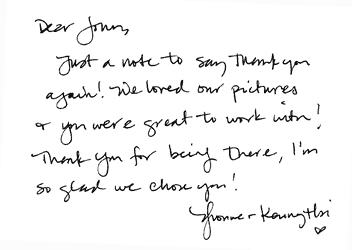
#> input picture test_data/test_3_handwritten.jpg, 352 x 250 px
$ python t2.py
#> lines starting #> are read from the running program, lines starting #| are printed output that depends on the picture; after the words box and inside, x2 and y2 are one past the last pixel; in counts of white or black regions, pixels touching at a corner belong together; long printed decimals are rounded
#> the answer given: test_data/test_3_handwritten.jpg
#> in processImage, img is the input picture: shape (250, 352); min 0, max 255, mean 243.2
import cv2
import numpy as np
from random import Random
import math
import imutils

from tkinter import Tk
from tkinter.filedialog import askopenfilename

random = Random()

# Settings
thMode = 2  # 0 - BASIC, 1 - ADAPTIVE, 2 - SINKING
thLevel = 235

maxMergeDist = 3
apostArea = 15
angleGlob = 0


# Creates a filtered binary image
def threshold(inImg):
    global angleGlob
    if thMode == 0:
        thVal, thImg = cv2.threshold(inImg, thLevel, 255, cv2.THRESH_BINARY)
        return thImg
    elif thMode == 1:
        return cv2.adaptiveThreshold(inImg, 255, cv2.ADAPTIVE_THRESH_GAUSSIAN_C, cv2.THRESH_BINARY, 115, 1)
    elif thMode == 2:
        ret, angleGlob = sinkMethod(inImg)
        return ret

    return None


def sinkMethod(img):
    height, width = img.shape
#> height = 250; width = 352
    area = 255
    thresholdNo = 35
    lowerthreshold = 200
    lowestvalue = 0
    myset = set()
    threshImg = img.copy()
    threshImg[:, :] = lowestvalue
#> threshImg: shape (250, 352); every value is 0
    threshImg[0, 0] = area
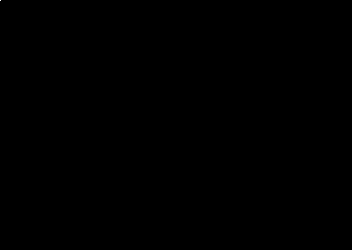
#> threshImg: shape (250, 352); 0% white in thin lines or dots, all inside (x1, y1, x2, y2) = (0, 0, 1, 1)
    myset.add((0, 0))
    while len(myset) != 0:
        currentY, currentX = myset.pop()
        if currentY - 1 >= 0 and threshImg[currentY - 1, currentX] == lowestvalue and img[currentY - 1, currentX] >= lowerthreshold and abs(int(img[currentY, currentX]) - int(img[currentY - 1, currentX])) <= thresholdNo:
            threshImg[currentY - 1, currentX] = area
            myset.add((currentY - 1, currentX))
        if currentY - 1 >= 0 and currentX - 1 >= 0 and threshImg[currentY - 1, currentX - 1] == lowestvalue and img[currentY - 1, currentX - 1] >= lowerthreshold and  abs(int(img[currentY, currentX]) - int(img[currentY - 1, currentX - 1])) <= thresholdNo:
            threshImg[currentY - 1, currentX - 1] = area
            myset.add((currentY - 1, currentX - 1))
        if currentX - 1 >= 0 and threshImg[currentY, currentX - 1] == lowestvalue and img[currentY, currentX - 1] >= lowerthreshold and abs(int(img[currentY, currentX]) - int(img[currentY, currentX - 1])) <= thresholdNo:
            threshImg[currentY, currentX - 1] = area
            myset.add((currentY, currentX - 1))
        if currentY + 1 < height and currentX - 1 >= 0 and threshImg[currentY + 1, currentX - 1] == lowestvalue and img[currentY + 1, currentX - 1] >= lowerthreshold and abs(int(img[currentY, currentX]) - int(img[currentY + 1, currentX - 1])) <= thresholdNo:
            threshImg[currentY + 1, currentX - 1] = area
            myset.add((currentY + 1, currentX - 1))
        if currentY + 1 < height and threshImg[currentY + 1, currentX] == lowestvalue and img[currentY + 1, currentX] >= lowerthreshold and abs(int(img[currentY, currentX]) - int(img[currentY + 1, currentX])) <= thresholdNo:
            threshImg[currentY + 1, currentX] = area
            myset.add((currentY + 1, currentX))
        if currentY + 1 < height and currentX + 1 < width and threshImg[currentY + 1, currentX + 1] == lowestvalue and img[currentY + 1, currentX + 1] >= lowerthreshold and abs(int(img[currentY, currentX]) - int(img[currentY + 1, currentX + 1])) <= thresholdNo:
            threshImg[currentY + 1, currentX + 1] = area
            myset.add((currentY + 1, currentX + 1))
        if currentX + 1 < width and threshImg[currentY, currentX + 1] == lowestvalue and img[currentY, currentX + 1] >= lowerthreshold and abs(int(img[currentY, currentX]) - int(img[currentY, currentX + 1])) <= thresholdNo:
            threshImg[currentY, currentX + 1] = area
            myset.add((currentY, currentX + 1))
        if currentY - 1 >= 0 and currentX + 1 < width and threshImg[currentY - 1, currentX + 1] == lowestvalue and img[currentY - 1, currentX + 1] >= lowerthreshold and abs(int(img[currentY, currentX]) - int(img[currentY - 1, currentX + 1])) <= thresholdNo:
            threshImg[currentY - 1, currentX + 1] = area
            myset.add((currentY - 1, currentX + 1))
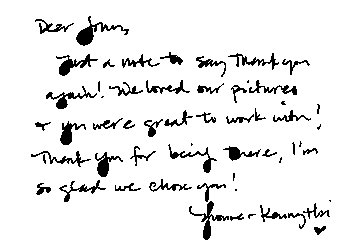
#> threshImg: shape (250, 352); 92.6% white; 58 black regions (12 under 20 px), largest, box (x1, y1, x2, y2) and area: (76, 16, 129, 46) 403, (189, 201, 229, 240) 340, (56, 54, 98, 76) 316
#> after the loop, myset = 0 items

    threshImg = cv2.threshold(threshImg, 128, 255, cv2.THRESH_BINARY)[1]

    kern = cv2.getStructuringElement(cv2.MORPH_CROSS, (2, 2))
    linedetectimg = threshImg.copy()
    for i in range(0, 10):
        linedetectimg = cv2.erode(linedetectimg, kern)
#> linedetectimg: shape (250, 352); 66.9% white; 6 black regions, box (x1, y1, x2, y2) and area: (31, 53, 341, 250) 23605, (56, 16, 193, 86) 3758, (35, 19, 84, 44) 767, (292, 141, 328, 165) 572, (35, 122, 61, 141) 302, (317, 124, 331, 140) 136

    cv2.imshow("erode", linedetectimg)

    linedetectimg = cv2.Canny(linedetectimg, 100, 200, None, 5, True)
#> linedetectimg: shape (250, 352); 5.8% white in thin lines or dots, all inside (x1, y1, x2, y2) = (30, 15, 341, 250)
    linesP = cv2.HoughLinesP(linedetectimg, 1, np.pi / 180, 50, None, 50, 10)
#> linesP = [[115, 200, 179, 198], [241, 165, 318, 162], [139, 102, 219, 101], [205, 132, 272, 128], [102, 76, 157, 75], [81, 140, 132, 137], [197, 74, 310, 74], [77, 75, 150, 75], [176, 183, 241, 183], [81, 138, 146, 135], [273, 131, 330, 124], [221, 167, 305, 164]]
    linedetectimg = cv2.cvtColor(linedetectimg, cv2.COLOR_GRAY2BGR)
    l = linesP[0][0]
#> l = [115, 200, 179, 198]
    cv2.line(linedetectimg, (l[0], l[1]), (l[2], l[3]), (0, 0, 255), 2, cv2.LINE_AA)
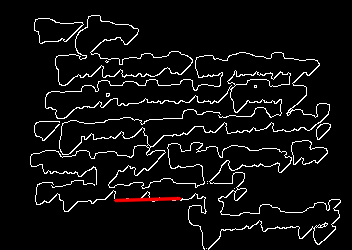
#> linedetectimg: shape (250, 352, 3); mean B, G, R 14.5, 14.5, 15.1
    cv2.imshow("line", linedetectimg)
    angle = (math.atan((l[1] - l[3]) / (l[0] - l[2])) * 180 / math.pi)
#> angle = -1.79

    print(angle)
#| -1.790
    cv2.imshow('Sink', threshImg)

    cv2.waitKey(0)
    cv2.destroyWindow('Sink')
    cv2.destroyWindow('line')
    cv2.destroyWindow('erode')
    return threshImg, angle


# [5 lines left out: function safe_sample, not called in this run]


# Finds horizontal lines in an image, returns an array of line images
def getLines(inImg, showLines=False):
#> called with showLines = True
    lineStartY = -1

    lines = []

    height, width = inImg.shape
#> height = 250; width = 352
    for y in range(0, height):
        numBlackPixels = width - cv2.countNonZero(inImg[y])

        if numBlackPixels > 0:
            if lineStartY == -1:
                lineStartY = y

        if numBlackPixels <= 0:
            if lineStartY > -1:
                lines.append((lineStartY, y))
                lineStartY = -1
#> this loop made 250 passes
#> numBlackPixels on passes 1 to 12: 0, 0, 0, 0, 0, 0, 0, 0, 0, 0, 0, 0
#> after the loop, lineStartY = -1; lines = [(16, 46), (52, 77), (80, 240)]

    if lineStartY > -1:
        lines.append((lineStartY, y))

    imgLines = []
    for i in range(0, len(lines)):
        startY, endY = lines[i]

        imgLines.append((inImg[startY:endY, 0:width], startY))
#> this loop made 3 passes
#> after the loop, imgLines = 3 items

    if showLines:
        sy = 0
        for i in range(0, len(lines)):
            startY, endY = lines[i]
            cv2.rectangle(inImg, (0, sy + 1), (width, startY - 1), 200, cv2.FILLED)
            sy = endY + 1
#> this loop made 3 passes
#> (startY, endY, sy) on passes 1 to 3: (16, 46, 47), (52, 77, 78), (80, 240, 241)

        cv2.rectangle(inImg, (0, sy - 1), (width, height), 200, cv2.FILLED)
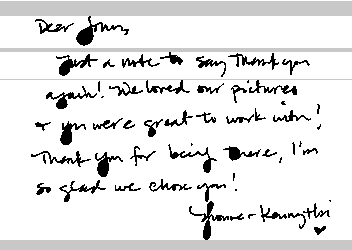
#> inImg: shape (250, 352); min 0, max 255, mean 229.6

    return imgLines


# Checks if rectangle 'a' is inside rectangle 'b'
def rect_inside(a, b):
    aleft, atop, aright, abottom = a
    bleft, btop, bright, bbottom = b

    return ((bleft >= aleft) and (btop >= atop) and (bright <= aright) and (bbottom <= abottom))


# Finds the distance between two contours
# [80 lines left out: functions contour_dist, merge_rects, merge_pass, not called in this run]


# Filters contour lists to find separated pixel regions
def filter_contours(list, xMax, yMax):
    proc = []

    # Create a (countour, rectangle, processed) tuple of each contour, where
    # rectangle is a (left, top, right, bottom) BB of the contour
    for cont in list:
        rl = xMax
        rt = yMax
        rr = 0
        rb = 0
        for p in cont:
            px = p[0][0]
            py = p[0][1]

            if px < rl: rl = px
            if px > rr: rr = px

            if py < rt: rt = py
            if py > rb: rb = py

        proc.append((cont, (rl, rt, rr, rb), False))

    # Go through each item and see if it contains any other item
    # If it does, the smaller BB is possibly a hole (ex. the inside of O), mark it as processed
    for i in range(0, len(proc)):
        contour, rect, processed = proc[i]
        if processed: continue

        for j in range(0, len(proc)):
            if i == j: continue

            contour2, rect2, processed2 = proc[j]

            if rect_inside(rect, rect2):
                proc[j] = (contour2, rect2, True)

    # Convert the item list into (contour, rectangle) tuples
    # Only return items which are not processed, these are very the BBs of letters
    preFilter = []
    for contour, rect, processed in proc:
        if processed: continue

        preFilter.append(([contour], rect))

    # Merge rectangles until none can be merged
    merged = preFilter
    merging = False  # TODO: Fix apostrophe merging

    while merging:
        mergeResult, modified = merge_pass(merged)
        if modified:
            merged = mergeResult
        else:
            merging = False

    return merged


# Returns a random color
def random_color():
    return (int(random.random() * 100) + 75, int(random.random() * 100) + 75, int(random.random() * 100) + 75)


# Processes a line of characters
def process_line(image):
    # Create an inverted version of the image
    invImage = image.copy()
    for x in range(image.shape[0]):
        for y in range(image.shape[1]):
            invImage[x, y] = 255 - image[x, y]

    # Find contours in the inverted image
    contours, hierarchy = cv2.findContours(invImage, cv2.RETR_TREE, cv2.CHAIN_APPROX_SIMPLE)

    # Filter the contours to find BBs of characters
    height, width = image.shape
    items = filter_contours(contours, width, height)

    # Draw the data
    colorImage = np.zeros((height, width, 3), np.uint8)
    colorImage[:, :] = (255, 255, 255)
    for contour, rect in items:
        left, top, right, bottom = rect
        cv2.rectangle(colorImage, (left, top), (right, bottom), (255, 178, 178), cv2.FILLED)
    # cv2.drawContours(colorImage, contour, -1, random_color(), -1)

    # Copy the real characters to BBs
    colorImage[image == 0] = (0, 0, 0)

    return colorImage


# Main
def processImage(path):
    global processFileName
    processFileName = path

    print(path)

    img = cv2.imread(path, cv2.IMREAD_GRAYSCALE)  # Read the input image
    cv2.imshow("Input", img)
    cv2.imshow("Output", img)

    filter = threshold(img)  # Filter the image
    lineImgs = getLines(filter, True)  # Separate the image into lines
#> lineImgs = 3 items

    height, width = img.shape
#> height = 250; width = 352
    output = np.zeros((height, width, 3), np.uint8)
    output[:, :] = (200, 200, 200)

    for lineIndex in range(0, len(lineImgs)):
        image, y = lineImgs[lineIndex]

        processedLine = process_line(image)
        procHeight, procWidth, layers = processedLine.shape

        output[y:(y + procHeight), 0:procWidth] = processedLine
#> this loop made 3 passes
#> (y, height in process_line, width in process_line) on pass 1: (16, 30, 352)
#> (y, height in process_line, width in process_line) on pass 2: (52, 25, 352)
#> pass 1, in processImage, `processedLine = process_line(image)`:
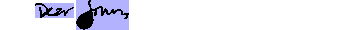
#> processedLine: shape (30, 352, 3); mean of channels 0, 1, 2 241.1, 229.5, 229.5; drawn as B, G, R
#> after the loop:
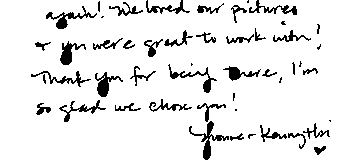
#> image: shape (160, 352); 91.5% white; 49 black regions (12 under 20 px), largest, box (x1, y1, x2, y2) and area: (189, 121, 229, 160) 340, (46, 6, 97, 29) 284, (95, 72, 123, 97) 263

    global angleGlob
    center = (width // 2, height // 2)
    M = cv2.getRotationMatrix2D(center, -angleGlob, 1.0)
    output = cv2.warpAffine(output, M, (width, height), flags=cv2.INTER_CUBIC, borderMode=cv2.BORDER_REPLICATE)
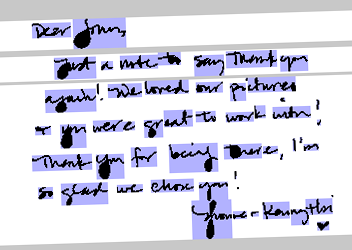
#> output: shape (250, 352, 3); mean of channels 0, 1, 2 228.3, 214.4, 214.4; drawn as B, G, R
    cv2.imshow("Output", output)

    return


# [8 lines left out: function ui_update, not called in this run]


# Main program
root = Tk()
root.withdraw()

# Create windows
cv2.namedWindow("Input", cv2.WINDOW_NORMAL)

cv2.namedWindow("Output")
cv2.createTrackbar("Filter mode", "Output", thMode, 2, ui_update)
cv2.createTrackbar("Threshold", "Output", thLevel, 255, ui_update)

# Do processing
processImage(askopenfilename())

cv2.waitKey()
cv2.destroyAllWindows()
